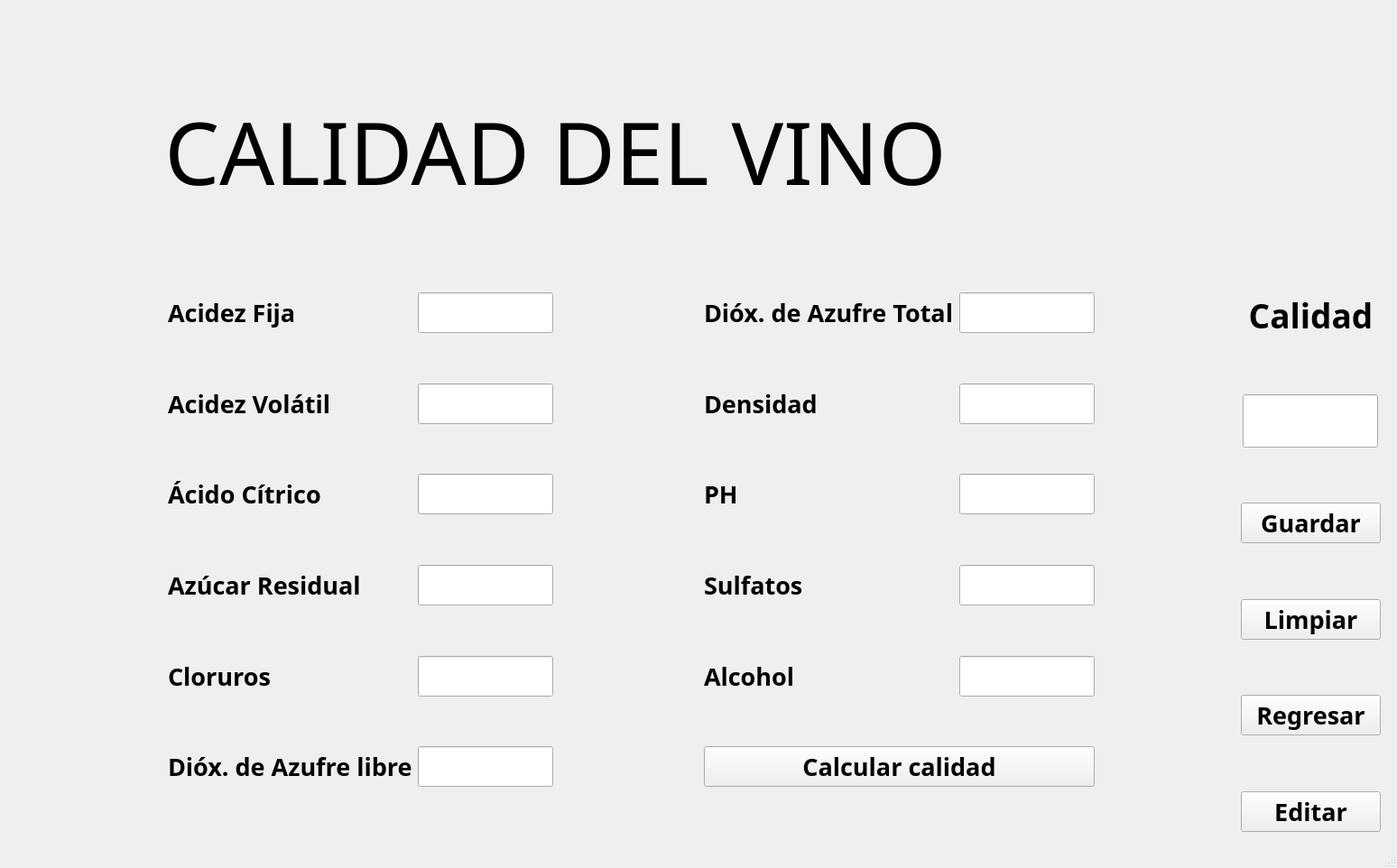
<?xml version="1.0" encoding="UTF-8"?>
<ui version="4.0">
 <class>MainWindow</class>
 <widget class="QMainWindow" name="MainWindow">
  <property name="geometry">
   <rect>
    <x>0</x>
    <y>0</y>
    <width>1548</width>
    <height>962</height>
   </rect>
  </property>
  <property name="windowTitle">
   <string>VinIQ</string>
  </property>
  <property name="windowIcon">
   <iconset resource="../resources/icons/images.qrc">
    <normaloff>:/viniq/viniq.webp</normaloff>:/viniq/viniq.webp</iconset>
  </property>
  <widget class="QWidget" name="centralwidget">
   <layout class="QGridLayout" name="gridLayout">
    <item row="0" column="0">
     <widget class="QStackedWidget" name="stackedWidget">
      <property name="sizePolicy">
       <sizepolicy hsizetype="Expanding" vsizetype="Expanding">
        <horstretch>0</horstretch>
        <verstretch>0</verstretch>
       </sizepolicy>
      </property>
      <property name="currentIndex">
       <number>1</number>
      </property>
      <widget class="QWidget" name="page">
       <layout class="QGridLayout" name="gridLayout_2">
        <item row="6" column="0">
         <spacer name="verticalSpacer_3">
          <property name="orientation">
           <enum>Qt::Orientation::Vertical</enum>
          </property>
          <property name="sizeType">
           <enum>QSizePolicy::Policy::MinimumExpanding</enum>
          </property>
          <property name="sizeHint" stdset="0">
           <size>
            <width>20</width>
            <height>40</height>
           </size>
          </property>
         </spacer>
        </item>
        <item row="8" column="0">
         <spacer name="verticalSpacer_4">
          <property name="orientation">
           <enum>Qt::Orientation::Vertical</enum>
          </property>
          <property name="sizeType">
           <enum>QSizePolicy::Policy::MinimumExpanding</enum>
          </property>
          <property name="sizeHint" stdset="0">
           <size>
            <width>20</width>
            <height>40</height>
           </size>
          </property>
         </spacer>
        </item>
        <item row="1" column="0">
         <widget class="QPushButton" name="pushButton_3">
          <property name="sizePolicy">
           <sizepolicy hsizetype="Fixed" vsizetype="Fixed">
            <horstretch>0</horstretch>
            <verstretch>0</verstretch>
           </sizepolicy>
          </property>
          <property name="minimumSize">
           <size>
            <width>200</width>
            <height>100</height>
           </size>
          </property>
          <property name="font">
           <font>
            <family>Arial Black</family>
            <pointsize>14</pointsize>
            <bold>true</bold>
           </font>
          </property>
          <property name="styleSheet">
           <string notr="true"/>
          </property>
          <property name="text">
           <string>INICIO</string>
          </property>
         </widget>
        </item>
        <item row="2" column="0">
         <spacer name="verticalSpacer">
          <property name="orientation">
           <enum>Qt::Orientation::Vertical</enum>
          </property>
          <property name="sizeType">
           <enum>QSizePolicy::Policy::MinimumExpanding</enum>
          </property>
          <property name="sizeHint" stdset="0">
           <size>
            <width>20</width>
            <height>40</height>
           </size>
          </property>
         </spacer>
        </item>
        <item row="4" column="0">
         <spacer name="verticalSpacer_2">
          <property name="orientation">
           <enum>Qt::Orientation::Vertical</enum>
          </property>
          <property name="sizeType">
           <enum>QSizePolicy::Policy::MinimumExpanding</enum>
          </property>
          <property name="sizeHint" stdset="0">
           <size>
            <width>20</width>
            <height>40</height>
           </size>
          </property>
         </spacer>
        </item>
        <item row="7" column="0">
         <widget class="QPushButton" name="pushButton_quality">
          <property name="sizePolicy">
           <sizepolicy hsizetype="Fixed" vsizetype="Fixed">
            <horstretch>0</horstretch>
            <verstretch>0</verstretch>
           </sizepolicy>
          </property>
          <property name="minimumSize">
           <size>
            <width>200</width>
            <height>100</height>
           </size>
          </property>
          <property name="font">
           <font>
            <family>Arial Black</family>
            <pointsize>14</pointsize>
            <bold>true</bold>
           </font>
          </property>
          <property name="text">
           <string>CLASIFICADOR
DE CALIDAD</string>
          </property>
         </widget>
        </item>
        <item row="3" column="0">
         <widget class="QPushButton" name="pushButton">
          <property name="sizePolicy">
           <sizepolicy hsizetype="Fixed" vsizetype="Fixed">
            <horstretch>0</horstretch>
            <verstretch>0</verstretch>
           </sizepolicy>
          </property>
          <property name="minimumSize">
           <size>
            <width>200</width>
            <height>100</height>
           </size>
          </property>
          <property name="font">
           <font>
            <family>Arial Black</family>
            <pointsize>14</pointsize>
            <bold>true</bold>
           </font>
          </property>
          <property name="text">
           <string>VENTAS</string>
          </property>
         </widget>
        </item>
        <item row="9" column="0">
         <widget class="QPushButton" name="pushButton_5">
          <property name="sizePolicy">
           <sizepolicy hsizetype="Fixed" vsizetype="Fixed">
            <horstretch>0</horstretch>
            <verstretch>0</verstretch>
           </sizepolicy>
          </property>
          <property name="minimumSize">
           <size>
            <width>200</width>
            <height>100</height>
           </size>
          </property>
          <property name="font">
           <font>
            <family>Arial Black</family>
            <pointsize>14</pointsize>
            <bold>true</bold>
           </font>
          </property>
          <property name="text">
           <string>EMPLEADOS</string>
          </property>
         </widget>
        </item>
        <item row="5" column="0">
         <widget class="QPushButton" name="pushButton_2">
          <property name="sizePolicy">
           <sizepolicy hsizetype="Fixed" vsizetype="Fixed">
            <horstretch>0</horstretch>
            <verstretch>0</verstretch>
           </sizepolicy>
          </property>
          <property name="minimumSize">
           <size>
            <width>200</width>
            <height>100</height>
           </size>
          </property>
          <property name="font">
           <font>
            <family>Arial Black</family>
            <pointsize>14</pointsize>
            <bold>true</bold>
           </font>
          </property>
          <property name="text">
           <string>PRODUCTOS</string>
          </property>
         </widget>
        </item>
        <item row="10" column="0">
         <spacer name="verticalSpacer_5">
          <property name="orientation">
           <enum>Qt::Orientation::Vertical</enum>
          </property>
          <property name="sizeType">
           <enum>QSizePolicy::Policy::MinimumExpanding</enum>
          </property>
          <property name="sizeHint" stdset="0">
           <size>
            <width>20</width>
            <height>40</height>
           </size>
          </property>
         </spacer>
        </item>
        <item row="0" column="2">
         <widget class="QLabel" name="label_2">
          <property name="sizePolicy">
           <sizepolicy hsizetype="MinimumExpanding" vsizetype="MinimumExpanding">
            <horstretch>0</horstretch>
            <verstretch>0</verstretch>
           </sizepolicy>
          </property>
          <property name="minimumSize">
           <size>
            <width>100</width>
            <height>100</height>
           </size>
          </property>
          <property name="maximumSize">
           <size>
            <width>300</width>
            <height>300</height>
           </size>
          </property>
          <property name="text">
           <string/>
          </property>
          <property name="pixmap">
           <pixmap resource="../resources/icons/images.qrc">:/portada/logo.png</pixmap>
          </property>
          <property name="scaledContents">
           <bool>true</bool>
          </property>
         </widget>
        </item>
        <item row="0" column="0">
         <spacer name="verticalSpacer_6">
          <property name="orientation">
           <enum>Qt::Orientation::Vertical</enum>
          </property>
          <property name="sizeType">
           <enum>QSizePolicy::Policy::MinimumExpanding</enum>
          </property>
          <property name="sizeHint" stdset="0">
           <size>
            <width>20</width>
            <height>97</height>
           </size>
          </property>
         </spacer>
        </item>
        <item row="0" column="1" rowspan="11">
         <widget class="QLabel" name="label">
          <property name="sizePolicy">
           <sizepolicy hsizetype="MinimumExpanding" vsizetype="Preferred">
            <horstretch>0</horstretch>
            <verstretch>0</verstretch>
           </sizepolicy>
          </property>
          <property name="minimumSize">
           <size>
            <width>1200</width>
            <height>0</height>
           </size>
          </property>
          <property name="font">
           <font>
            <family>Algerian</family>
            <pointsize>150</pointsize>
            <bold>false</bold>
           </font>
          </property>
          <property name="text">
           <string>VIÑERIA
SAN JUAN</string>
          </property>
          <property name="alignment">
           <set>Qt::AlignmentFlag::AlignCenter</set>
          </property>
         </widget>
        </item>
        <item row="1" column="2" rowspan="10">
         <spacer name="verticalSpacer_7">
          <property name="orientation">
           <enum>Qt::Orientation::Vertical</enum>
          </property>
          <property name="sizeType">
           <enum>QSizePolicy::Policy::MinimumExpanding</enum>
          </property>
          <property name="sizeHint" stdset="0">
           <size>
            <width>97</width>
            <height>766</height>
           </size>
          </property>
         </spacer>
        </item>
       </layout>
      </widget>
      <widget class="QWidget" name="page_2">
       <layout class="QGridLayout" name="gridLayout_3">
        <item row="1" column="2">
         <layout class="QFormLayout" name="formLayout_3">
          <item row="0" column="0">
           <widget class="QLabel" name="label_16">
            <property name="font">
             <font>
              <family>Cascadia Code</family>
              <pointsize>20</pointsize>
              <bold>true</bold>
             </font>
            </property>
            <property name="text">
             <string>Acidez Fija</string>
            </property>
           </widget>
          </item>
          <item row="0" column="1">
           <widget class="QLineEdit" name="fixed_acidity">
            <property name="minimumSize">
             <size>
              <width>0</width>
              <height>30</height>
             </size>
            </property>
            <property name="maximumSize">
             <size>
              <width>150</width>
              <height>16777215</height>
             </size>
            </property>
            <property name="font">
             <font>
              <family>Cascadia Code</family>
              <pointsize>20</pointsize>
             </font>
            </property>
            <property name="styleSheet">
             <string notr="true"/>
            </property>
            <property name="alignment">
             <set>Qt::AlignmentFlag::AlignCenter</set>
            </property>
           </widget>
          </item>
          <item row="2" column="0">
           <widget class="QLabel" name="label_17">
            <property name="font">
             <font>
              <family>Cascadia Code</family>
              <pointsize>20</pointsize>
              <bold>true</bold>
             </font>
            </property>
            <property name="text">
             <string>Acidez Volátil</string>
            </property>
           </widget>
          </item>
          <item row="2" column="1">
           <widget class="QLineEdit" name="volatile_acidity">
            <property name="minimumSize">
             <size>
              <width>0</width>
              <height>30</height>
             </size>
            </property>
            <property name="maximumSize">
             <size>
              <width>150</width>
              <height>16777215</height>
             </size>
            </property>
            <property name="font">
             <font>
              <family>Cascadia Code</family>
              <pointsize>20</pointsize>
             </font>
            </property>
            <property name="styleSheet">
             <string notr="true"/>
            </property>
            <property name="alignment">
             <set>Qt::AlignmentFlag::AlignCenter</set>
            </property>
           </widget>
          </item>
          <item row="4" column="0">
           <widget class="QLabel" name="label_18">
            <property name="font">
             <font>
              <family>Cascadia Code</family>
              <pointsize>20</pointsize>
              <bold>true</bold>
             </font>
            </property>
            <property name="text">
             <string>Ácido Cítrico</string>
            </property>
           </widget>
          </item>
          <item row="4" column="1">
           <widget class="QLineEdit" name="citric_acid">
            <property name="minimumSize">
             <size>
              <width>0</width>
              <height>30</height>
             </size>
            </property>
            <property name="maximumSize">
             <size>
              <width>150</width>
              <height>16777215</height>
             </size>
            </property>
            <property name="font">
             <font>
              <family>Cascadia Code</family>
              <pointsize>20</pointsize>
             </font>
            </property>
            <property name="styleSheet">
             <string notr="true"/>
            </property>
            <property name="alignment">
             <set>Qt::AlignmentFlag::AlignCenter</set>
            </property>
           </widget>
          </item>
          <item row="6" column="0">
           <widget class="QLabel" name="label_19">
            <property name="font">
             <font>
              <family>Cascadia Code</family>
              <pointsize>20</pointsize>
              <bold>true</bold>
             </font>
            </property>
            <property name="text">
             <string>Azúcar Residual</string>
            </property>
           </widget>
          </item>
          <item row="6" column="1">
           <widget class="QLineEdit" name="residual_sugar">
            <property name="minimumSize">
             <size>
              <width>0</width>
              <height>30</height>
             </size>
            </property>
            <property name="maximumSize">
             <size>
              <width>150</width>
              <height>16777215</height>
             </size>
            </property>
            <property name="font">
             <font>
              <family>Cascadia Code</family>
              <pointsize>20</pointsize>
             </font>
            </property>
            <property name="styleSheet">
             <string notr="true"/>
            </property>
            <property name="alignment">
             <set>Qt::AlignmentFlag::AlignCenter</set>
            </property>
           </widget>
          </item>
          <item row="8" column="0">
           <widget class="QLabel" name="label_20">
            <property name="font">
             <font>
              <family>Cascadia Code</family>
              <pointsize>20</pointsize>
              <bold>true</bold>
             </font>
            </property>
            <property name="text">
             <string>Cloruros</string>
            </property>
           </widget>
          </item>
          <item row="8" column="1">
           <widget class="QLineEdit" name="chlorides">
            <property name="minimumSize">
             <size>
              <width>0</width>
              <height>30</height>
             </size>
            </property>
            <property name="maximumSize">
             <size>
              <width>150</width>
              <height>16777215</height>
             </size>
            </property>
            <property name="font">
             <font>
              <family>Cascadia Code</family>
              <pointsize>20</pointsize>
             </font>
            </property>
            <property name="styleSheet">
             <string notr="true"/>
            </property>
            <property name="alignment">
             <set>Qt::AlignmentFlag::AlignCenter</set>
            </property>
           </widget>
          </item>
          <item row="10" column="0">
           <widget class="QLabel" name="label_21">
            <property name="font">
             <font>
              <family>Cascadia Code</family>
              <pointsize>20</pointsize>
              <bold>true</bold>
             </font>
            </property>
            <property name="text">
             <string>Dióx. de Azufre libre</string>
            </property>
           </widget>
          </item>
          <item row="10" column="1">
           <widget class="QLineEdit" name="free_sulfur_dioxide">
            <property name="minimumSize">
             <size>
              <width>0</width>
              <height>30</height>
             </size>
            </property>
            <property name="maximumSize">
             <size>
              <width>150</width>
              <height>16777215</height>
             </size>
            </property>
            <property name="font">
             <font>
              <family>Cascadia Code</family>
              <pointsize>20</pointsize>
             </font>
            </property>
            <property name="styleSheet">
             <string notr="true"/>
            </property>
            <property name="alignment">
             <set>Qt::AlignmentFlag::AlignCenter</set>
            </property>
           </widget>
          </item>
          <item row="1" column="0" colspan="2">
           <spacer name="verticalSpacer_24">
            <property name="orientation">
             <enum>Qt::Orientation::Vertical</enum>
            </property>
            <property name="sizeHint" stdset="0">
             <size>
              <width>20</width>
              <height>40</height>
             </size>
            </property>
           </spacer>
          </item>
          <item row="3" column="0" colspan="2">
           <spacer name="verticalSpacer_25">
            <property name="orientation">
             <enum>Qt::Orientation::Vertical</enum>
            </property>
            <property name="sizeHint" stdset="0">
             <size>
              <width>20</width>
              <height>40</height>
             </size>
            </property>
           </spacer>
          </item>
          <item row="5" column="0" colspan="2">
           <spacer name="verticalSpacer_26">
            <property name="orientation">
             <enum>Qt::Orientation::Vertical</enum>
            </property>
            <property name="sizeHint" stdset="0">
             <size>
              <width>20</width>
              <height>40</height>
             </size>
            </property>
           </spacer>
          </item>
          <item row="7" column="0" colspan="2">
           <spacer name="verticalSpacer_27">
            <property name="orientation">
             <enum>Qt::Orientation::Vertical</enum>
            </property>
            <property name="sizeHint" stdset="0">
             <size>
              <width>20</width>
              <height>40</height>
             </size>
            </property>
           </spacer>
          </item>
          <item row="9" column="0" colspan="2">
           <spacer name="verticalSpacer_28">
            <property name="orientation">
             <enum>Qt::Orientation::Vertical</enum>
            </property>
            <property name="sizeHint" stdset="0">
             <size>
              <width>20</width>
              <height>40</height>
             </size>
            </property>
           </spacer>
          </item>
          <item row="11" column="0" colspan="2">
           <spacer name="verticalSpacer_29">
            <property name="orientation">
             <enum>Qt::Orientation::Vertical</enum>
            </property>
            <property name="sizeHint" stdset="0">
             <size>
              <width>20</width>
              <height>40</height>
             </size>
            </property>
           </spacer>
          </item>
         </layout>
        </item>
        <item row="0" column="6">
         <widget class="QLabel" name="label_28">
          <property name="sizePolicy">
           <sizepolicy hsizetype="MinimumExpanding" vsizetype="MinimumExpanding">
            <horstretch>0</horstretch>
            <verstretch>0</verstretch>
           </sizepolicy>
          </property>
          <property name="minimumSize">
           <size>
            <width>100</width>
            <height>100</height>
           </size>
          </property>
          <property name="maximumSize">
           <size>
            <width>300</width>
            <height>300</height>
           </size>
          </property>
          <property name="text">
           <string/>
          </property>
          <property name="pixmap">
           <pixmap resource="../resources/icons/images.qrc">:/viniq/viniq.webp</pixmap>
          </property>
          <property name="scaledContents">
           <bool>true</bool>
          </property>
          <property name="alignment">
           <set>Qt::AlignmentFlag::AlignRight|Qt::AlignmentFlag::AlignTrailing|Qt::AlignmentFlag::AlignVCenter</set>
          </property>
         </widget>
        </item>
        <item row="0" column="0" colspan="5">
         <widget class="QLabel" name="label_3">
          <property name="font">
           <font>
            <family>Colonna MT</family>
            <pointsize>72</pointsize>
            <bold>false</bold>
           </font>
          </property>
          <property name="text">
           <string>CALIDAD DEL VINO</string>
          </property>
          <property name="alignment">
           <set>Qt::AlignmentFlag::AlignCenter</set>
          </property>
         </widget>
        </item>
        <item row="1" column="5">
         <spacer name="horizontalSpacer">
          <property name="orientation">
           <enum>Qt::Orientation::Horizontal</enum>
          </property>
          <property name="sizeHint" stdset="0">
           <size>
            <width>20</width>
            <height>40</height>
           </size>
          </property>
         </spacer>
        </item>
        <item row="1" column="4">
         <layout class="QFormLayout" name="formLayout_4">
          <item row="0" column="1">
           <widget class="QLineEdit" name="total_sulfur_dioxide">
            <property name="minimumSize">
             <size>
              <width>0</width>
              <height>30</height>
             </size>
            </property>
            <property name="maximumSize">
             <size>
              <width>150</width>
              <height>16777215</height>
             </size>
            </property>
            <property name="font">
             <font>
              <family>Cascadia Code</family>
              <pointsize>20</pointsize>
             </font>
            </property>
            <property name="alignment">
             <set>Qt::AlignmentFlag::AlignCenter</set>
            </property>
           </widget>
          </item>
          <item row="2" column="0">
           <widget class="QLabel" name="label_23">
            <property name="font">
             <font>
              <family>Cascadia Code</family>
              <pointsize>20</pointsize>
              <bold>true</bold>
             </font>
            </property>
            <property name="text">
             <string>Densidad</string>
            </property>
           </widget>
          </item>
          <item row="2" column="1">
           <widget class="QLineEdit" name="density">
            <property name="minimumSize">
             <size>
              <width>0</width>
              <height>30</height>
             </size>
            </property>
            <property name="maximumSize">
             <size>
              <width>150</width>
              <height>16777215</height>
             </size>
            </property>
            <property name="font">
             <font>
              <family>Cascadia Code</family>
              <pointsize>20</pointsize>
             </font>
            </property>
            <property name="alignment">
             <set>Qt::AlignmentFlag::AlignCenter</set>
            </property>
           </widget>
          </item>
          <item row="4" column="0" colspan="2">
           <spacer name="verticalSpacer_31">
            <property name="orientation">
             <enum>Qt::Orientation::Vertical</enum>
            </property>
            <property name="sizeHint" stdset="0">
             <size>
              <width>20</width>
              <height>40</height>
             </size>
            </property>
           </spacer>
          </item>
          <item row="5" column="0">
           <widget class="QLabel" name="label_24">
            <property name="font">
             <font>
              <family>Cascadia Code</family>
              <pointsize>20</pointsize>
              <bold>true</bold>
             </font>
            </property>
            <property name="text">
             <string>PH</string>
            </property>
           </widget>
          </item>
          <item row="5" column="1">
           <widget class="QLineEdit" name="ph">
            <property name="minimumSize">
             <size>
              <width>0</width>
              <height>30</height>
             </size>
            </property>
            <property name="maximumSize">
             <size>
              <width>150</width>
              <height>16777215</height>
             </size>
            </property>
            <property name="font">
             <font>
              <family>Cascadia Code</family>
              <pointsize>20</pointsize>
             </font>
            </property>
            <property name="alignment">
             <set>Qt::AlignmentFlag::AlignCenter</set>
            </property>
           </widget>
          </item>
          <item row="6" column="0" colspan="2">
           <spacer name="verticalSpacer_32">
            <property name="orientation">
             <enum>Qt::Orientation::Vertical</enum>
            </property>
            <property name="sizeHint" stdset="0">
             <size>
              <width>20</width>
              <height>40</height>
             </size>
            </property>
           </spacer>
          </item>
          <item row="7" column="0">
           <widget class="QLabel" name="label_25">
            <property name="font">
             <font>
              <family>Cascadia Code</family>
              <pointsize>20</pointsize>
              <bold>true</bold>
             </font>
            </property>
            <property name="text">
             <string>Sulfatos</string>
            </property>
           </widget>
          </item>
          <item row="7" column="1">
           <widget class="QLineEdit" name="sulphates">
            <property name="minimumSize">
             <size>
              <width>0</width>
              <height>30</height>
             </size>
            </property>
            <property name="maximumSize">
             <size>
              <width>150</width>
              <height>16777215</height>
             </size>
            </property>
            <property name="font">
             <font>
              <family>Cascadia Code</family>
              <pointsize>20</pointsize>
             </font>
            </property>
            <property name="alignment">
             <set>Qt::AlignmentFlag::AlignCenter</set>
            </property>
           </widget>
          </item>
          <item row="8" column="0" colspan="2">
           <spacer name="verticalSpacer_33">
            <property name="orientation">
             <enum>Qt::Orientation::Vertical</enum>
            </property>
            <property name="sizeHint" stdset="0">
             <size>
              <width>20</width>
              <height>40</height>
             </size>
            </property>
           </spacer>
          </item>
          <item row="9" column="0">
           <widget class="QLabel" name="label_26">
            <property name="font">
             <font>
              <family>Cascadia Code</family>
              <pointsize>20</pointsize>
              <bold>true</bold>
             </font>
            </property>
            <property name="text">
             <string>Alcohol</string>
            </property>
           </widget>
          </item>
          <item row="9" column="1">
           <widget class="QLineEdit" name="alcohol">
            <property name="minimumSize">
             <size>
              <width>0</width>
              <height>30</height>
             </size>
            </property>
            <property name="maximumSize">
             <size>
              <width>150</width>
              <height>16777215</height>
             </size>
            </property>
            <property name="font">
             <font>
              <family>Cascadia Code</family>
              <pointsize>20</pointsize>
             </font>
            </property>
            <property name="alignment">
             <set>Qt::AlignmentFlag::AlignCenter</set>
            </property>
           </widget>
          </item>
          <item row="10" column="0" colspan="2">
           <spacer name="verticalSpacer_34">
            <property name="orientation">
             <enum>Qt::Orientation::Vertical</enum>
            </property>
            <property name="sizeHint" stdset="0">
             <size>
              <width>20</width>
              <height>40</height>
             </size>
            </property>
           </spacer>
          </item>
          <item row="11" column="0" colspan="2">
           <widget class="QPushButton" name="calculate_quality">
            <property name="sizePolicy">
             <sizepolicy hsizetype="MinimumExpanding" vsizetype="Fixed">
              <horstretch>0</horstretch>
              <verstretch>0</verstretch>
             </sizepolicy>
            </property>
            <property name="font">
             <font>
              <family>Cascadia Code</family>
              <pointsize>20</pointsize>
              <bold>true</bold>
             </font>
            </property>
            <property name="text">
             <string>Calcular calidad</string>
            </property>
           </widget>
          </item>
          <item row="12" column="0" colspan="2">
           <spacer name="verticalSpacer_35">
            <property name="orientation">
             <enum>Qt::Orientation::Vertical</enum>
            </property>
            <property name="sizeHint" stdset="0">
             <size>
              <width>20</width>
              <height>40</height>
             </size>
            </property>
           </spacer>
          </item>
          <item row="1" column="0" colspan="2">
           <spacer name="verticalSpacer_30">
            <property name="orientation">
             <enum>Qt::Orientation::Vertical</enum>
            </property>
            <property name="sizeHint" stdset="0">
             <size>
              <width>20</width>
              <height>40</height>
             </size>
            </property>
           </spacer>
          </item>
          <item row="0" column="0">
           <widget class="QLabel" name="label_22">
            <property name="font">
             <font>
              <family>Cascadia Code</family>
              <pointsize>20</pointsize>
              <bold>true</bold>
             </font>
            </property>
            <property name="text">
             <string>Dióx. de Azufre Total</string>
            </property>
           </widget>
          </item>
         </layout>
        </item>
        <item row="1" column="6">
         <layout class="QVBoxLayout" name="verticalLayout_2">
          <item>
           <widget class="QLabel" name="label_27">
            <property name="font">
             <font>
              <family>Arial Black</family>
              <pointsize>28</pointsize>
              <bold>true</bold>
             </font>
            </property>
            <property name="text">
             <string>Calidad</string>
            </property>
            <property name="alignment">
             <set>Qt::AlignmentFlag::AlignCenter</set>
            </property>
           </widget>
          </item>
          <item>
           <spacer name="verticalSpacer_36">
            <property name="orientation">
             <enum>Qt::Orientation::Vertical</enum>
            </property>
            <property name="sizeHint" stdset="0">
             <size>
              <width>20</width>
              <height>40</height>
             </size>
            </property>
           </spacer>
          </item>
          <item alignment="Qt::AlignmentFlag::AlignHCenter">
           <widget class="QLineEdit" name="quality">
            <property name="minimumSize">
             <size>
              <width>0</width>
              <height>30</height>
             </size>
            </property>
            <property name="maximumSize">
             <size>
              <width>150</width>
              <height>16777215</height>
             </size>
            </property>
            <property name="font">
             <font>
              <family>Cascadia Code</family>
              <pointsize>28</pointsize>
              <bold>true</bold>
             </font>
            </property>
            <property name="alignment">
             <set>Qt::AlignmentFlag::AlignCenter</set>
            </property>
            <property name="readOnly">
             <bool>true</bool>
            </property>
           </widget>
          </item>
          <item>
           <spacer name="verticalSpacer_37">
            <property name="orientation">
             <enum>Qt::Orientation::Vertical</enum>
            </property>
            <property name="sizeHint" stdset="0">
             <size>
              <width>20</width>
              <height>40</height>
             </size>
            </property>
           </spacer>
          </item>
          <item>
           <widget class="QPushButton" name="save">
            <property name="font">
             <font>
              <family>Cascadia Code</family>
              <pointsize>20</pointsize>
              <bold>true</bold>
             </font>
            </property>
            <property name="text">
             <string>Guardar</string>
            </property>
           </widget>
          </item>
          <item>
           <spacer name="verticalSpacer_38">
            <property name="orientation">
             <enum>Qt::Orientation::Vertical</enum>
            </property>
            <property name="sizeHint" stdset="0">
             <size>
              <width>20</width>
              <height>40</height>
             </size>
            </property>
           </spacer>
          </item>
          <item>
           <widget class="QPushButton" name="clear">
            <property name="font">
             <font>
              <family>Cascadia Code</family>
              <pointsize>20</pointsize>
              <bold>true</bold>
             </font>
            </property>
            <property name="text">
             <string>Limpiar</string>
            </property>
           </widget>
          </item>
          <item>
           <spacer name="verticalSpacer_39">
            <property name="orientation">
             <enum>Qt::Orientation::Vertical</enum>
            </property>
            <property name="sizeHint" stdset="0">
             <size>
              <width>20</width>
              <height>40</height>
             </size>
            </property>
           </spacer>
          </item>
          <item>
           <widget class="QPushButton" name="back">
            <property name="font">
             <font>
              <family>Cascadia Code</family>
              <pointsize>20</pointsize>
              <bold>true</bold>
             </font>
            </property>
            <property name="text">
             <string>Regresar</string>
            </property>
           </widget>
          </item>
          <item>
           <spacer name="verticalSpacer_8">
            <property name="orientation">
             <enum>Qt::Orientation::Vertical</enum>
            </property>
            <property name="sizeHint" stdset="0">
             <size>
              <width>20</width>
              <height>40</height>
             </size>
            </property>
           </spacer>
          </item>
          <item>
           <widget class="QPushButton" name="edit">
            <property name="font">
             <font>
              <family>Cascadia Code</family>
              <pointsize>20</pointsize>
              <bold>true</bold>
             </font>
            </property>
            <property name="text">
             <string>Editar</string>
            </property>
           </widget>
          </item>
         </layout>
        </item>
        <item row="1" column="1">
         <spacer name="horizontalSpacer_3">
          <property name="orientation">
           <enum>Qt::Orientation::Horizontal</enum>
          </property>
          <property name="sizeHint" stdset="0">
           <size>
            <width>20</width>
            <height>40</height>
           </size>
          </property>
         </spacer>
        </item>
        <item row="1" column="3">
         <spacer name="horizontalSpacer_2">
          <property name="orientation">
           <enum>Qt::Orientation::Horizontal</enum>
          </property>
          <property name="sizeHint" stdset="0">
           <size>
            <width>20</width>
            <height>40</height>
           </size>
          </property>
         </spacer>
        </item>
       </layout>
      </widget>
     </widget>
    </item>
   </layout>
  </widget>
  <widget class="QMenuBar" name="menubar">
   <property name="geometry">
    <rect>
     <x>0</x>
     <y>0</y>
     <width>1548</width>
     <height>33</height>
    </rect>
   </property>
  </widget>
  <widget class="QStatusBar" name="statusbar"/>
 </widget>
 <resources>
  <include location="../resources/icons/images.qrc"/>
 </resources>
 <connections/>
</ui>
